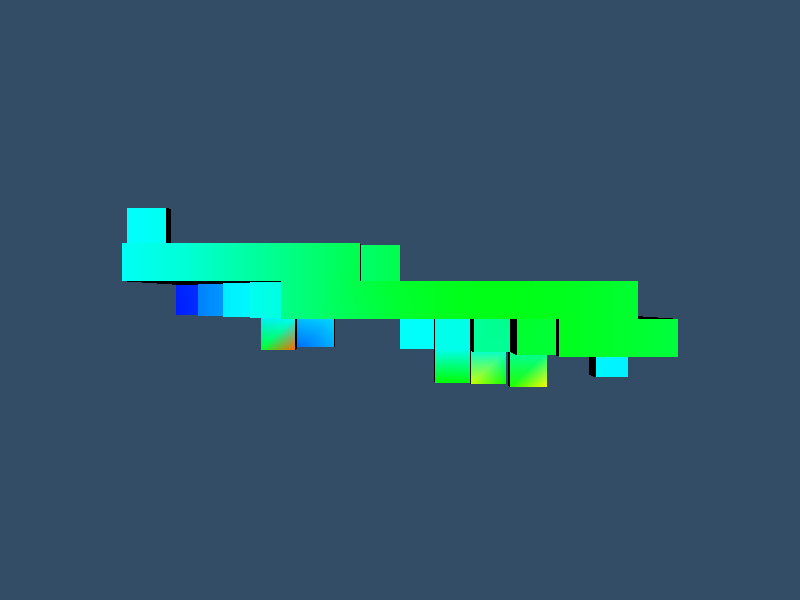

Here is the Python script that generated this plot:
#!/usr/bin/env python

# Resample an Exodus II dataset onto a regular image grid using
# vtkResampleWithDataSet, contour the valid point mask, and
# color by velocity magnitude.

import os

# Factory overrides
import vtkmodules.vtkInteractionStyle  # noqa: F401
import vtkmodules.vtkRenderingOpenGL2  # noqa: F401

from vtkmodules.vtkCommonDataModel import vtkImageData
from vtkmodules.vtkFiltersCore import (
    vtkArrayCalculator,
    vtkResampleWithDataSet,
    vtkThreshold,
)
from vtkmodules.vtkFiltersGeometry import vtkDataSetSurfaceFilter
from vtkmodules.vtkIOExodus import vtkExodusIIReader
from vtkmodules.vtkRenderingCore import (
    vtkActor,
    vtkPolyDataMapper,
    vtkRenderWindow,
    vtkRenderWindowInteractor,
    vtkRenderer,
)

# Data file path (relative to this script)
data_dir = os.environ.get("VPE_DATA_DIR", os.path.dirname(os.path.abspath(__file__)))

# Reader: load Exodus II file
reader = vtkExodusIIReader()
reader.SetFileName(os.path.join(data_dir, "can.ex2"))
reader.UpdateInformation()
reader.SetObjectArrayStatus(reader.NODAL, "VEL", 1)
reader.Update()

# Create a regular image grid based on can.ex2 bounds
origin = [-7.8, -1.0, -15.0]
spacing = [1.0, 0.56, 0.95]
dims = [16, 16, 16]

input_image = vtkImageData()
input_image.SetExtent(0, dims[0] - 1, 0, dims[1] - 1, 0, dims[2] - 1)
input_image.SetOrigin(origin)
input_image.SetSpacing(spacing)

# Resample the Exodus data onto the image grid
resample = vtkResampleWithDataSet()
resample.SetInputData(input_image)
resample.SetSourceConnection(reader.GetOutputPort())
resample.UpdateTimeStep(0.00199999)

# Threshold on valid point mask to keep only resampled cells
thresh = vtkThreshold()
thresh.SetInputConnection(resample.GetOutputPort())
thresh.SetInputArrayToProcess(0, 0, 0, 0, "vtkValidPointMask")
thresh.SetUpperThreshold(0.5)
thresh.SetThresholdFunction(vtkThreshold.THRESHOLD_UPPER)
thresh.Update()

# Extract surface for rendering
surf = vtkDataSetSurfaceFilter()
surf.SetInputConnection(thresh.GetOutputPort())

# Compute velocity magnitude
calculator = vtkArrayCalculator()
calculator.SetInputConnection(surf.GetOutputPort())
calculator.AddVectorArrayName("VEL")
calculator.SetFunction("mag(VEL)")
calculator.SetResultArrayName("VEL_MAG")
calculator.Update()

vel_mag = calculator.GetOutput().GetPointData().GetArray("VEL_MAG")
if vel_mag is not None:
    scalar_range = vel_mag.GetRange()
else:
    scalar_range = (0.0, 1.0)

# Mapper
mapper = vtkPolyDataMapper()
mapper.SetInputConnection(calculator.GetOutputPort())
mapper.SelectColorArray("VEL_MAG")
mapper.SetScalarModeToUsePointFieldData()
mapper.ScalarVisibilityOn()
mapper.SetScalarRange(scalar_range)

# Actor
actor = vtkActor()
actor.SetMapper(mapper)

# Renderer
renderer = vtkRenderer()
renderer.SetBackground(0.2, 0.3, 0.4)
renderer.AddActor(actor)

# Window
render_window = vtkRenderWindow()
render_window.SetSize(800, 600)
render_window.AddRenderer(renderer)
render_window.SetWindowName("resample exodus to image")

# Scene
renderer.GetActiveCamera().SetPosition(0.0, -1.0, 0.0)
renderer.GetActiveCamera().SetViewUp(0.0, 0.0, 1.0)
renderer.ResetCamera()

# Interactor
interactor = vtkRenderWindowInteractor()
interactor.SetRenderWindow(render_window)

interactor.Initialize()
interactor.Start()
